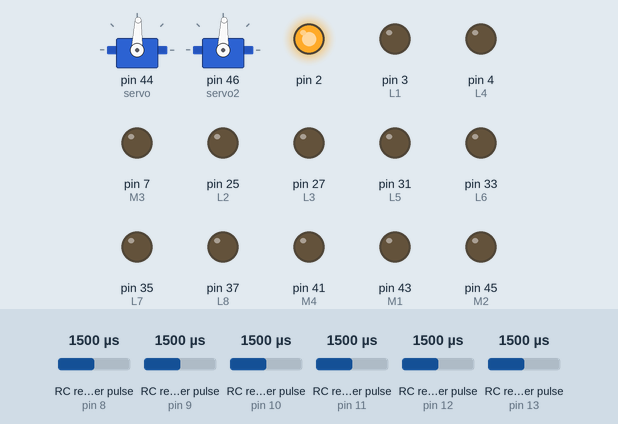
A sketch run on a simulated Arduino Mega 2560, built with avr-gcc and run on an emulated ATmega2560. Parts: 2 × servo, output pins drawn as LEDs (lit = HIGH). Wiring (inferred from the names in the program): 6 × RC receiver channel: data pin 8 / data pin 9 / data pin 10 / data pin 11 / data pin 12 / data pin 13. The inputs (shaded band) are chosen by the test bench; at power-on: RC receiver pulse (sensors on pin 8, pin 9, pin 13, pin 10, pin 11, pin 12) 1500 µs.

Above: at 1.2 s.
1.3 s: RC receiver pulse (sensor on pin 8) set to 1326 µs
2.8 s: RC receiver pulse (sensor on pin 8) set to 1308 µs
At 3.7 s:
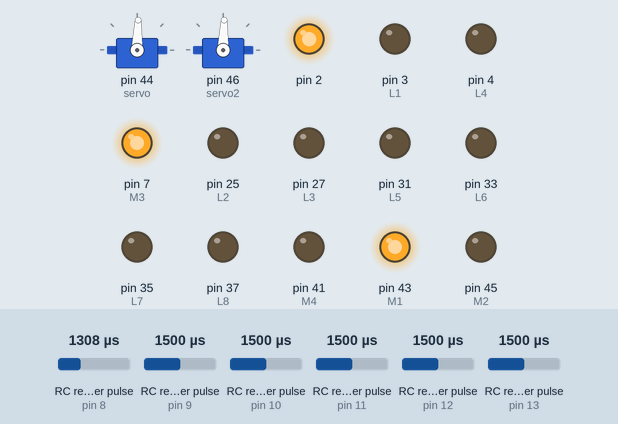
4.4 s: RC receiver pulse (sensor on pin 9) set to 1142 µs
5.9 s: RC receiver pulse (sensor on pin 9) set to 1121 µs
At 7.3 s:
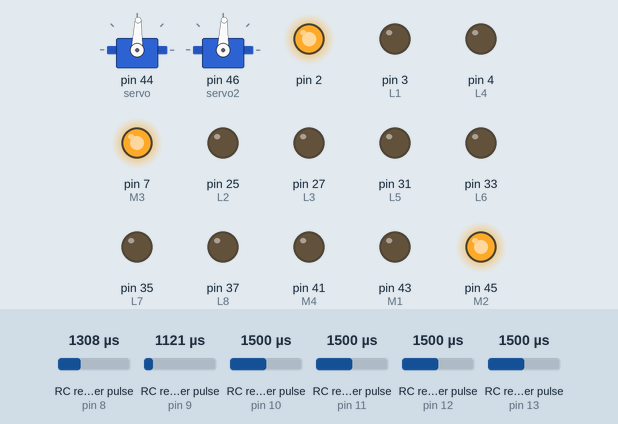
7.6 s: RC receiver pulse (sensor on pin 13) set to 1522 µs
At 8.6 s:
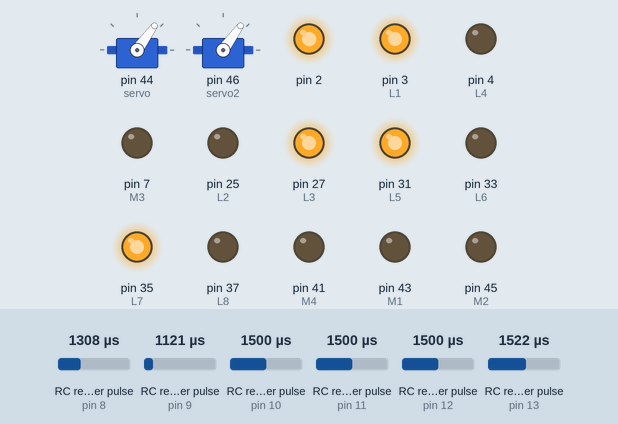
9.2 s: RC receiver pulse (sensor on pin 10) set to 1980 µs
At 9.8 s:
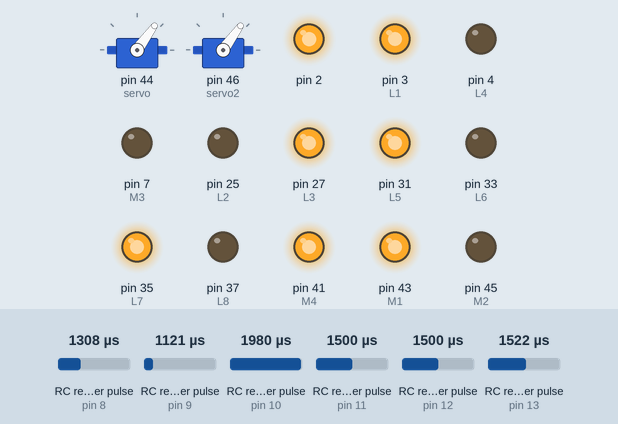
Timing chart, 0 to 11.8 s (numbered marks = the images above; inputs shaded):
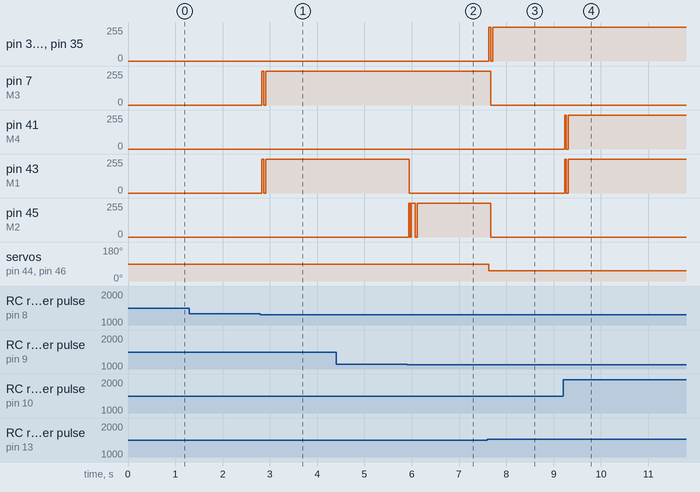

The sketch:

arduino_mega.ino
```cpp
#define CH1 8
#define CH2 9
#define CH3 10
#define CH4 11
#define CH5 12
#define CH6 13
#define M1 43
#define M2 45
#define M3 7
#define M4 41
#define L1 3
#define L2 25
#define L3 27
#define L4 4
#define L5 31
#define L6 33
#define L7 35
#define L8 37
#define trigPin 6
#define echoPin 5
#include<Servo.h>
Servo servo,servo2;
int ch1Value;
int ch2Value;
int ch3Value;
int ch4Value;
int ch5Value;
int h;
bool ch6Value;
int readChannel(int channelInput, int minLimit, int maxLimit, int defaultValue){
  int ch = pulseIn(channelInput, HIGH, 30000);
  if (ch < 100) return defaultValue;
  return map(ch, 1000, 2000, minLimit, maxLimit);
}
bool readSwitch(byte channelInput, bool defaultValue){
  int intDefaultValue = (defaultValue)? 100: 0;
  int ch = readChannel(channelInput, 0, 100, intDefaultValue);
  return (ch > 50);
}
void setup(){
  Serial.begin(9600);
  servo.attach(44);
  servo2.attach(46);
  pinMode(CH1, INPUT);
  pinMode(CH2, INPUT);
  pinMode(CH3, INPUT);
  pinMode(CH4, INPUT);
  pinMode(CH5, INPUT);
  pinMode(CH6, INPUT);
  pinMode(M1,OUTPUT);
  pinMode(M2,OUTPUT);
  pinMode(M3,OUTPUT);
  pinMode(M4,OUTPUT);
  pinMode(L1,OUTPUT);
  pinMode(L2,OUTPUT);
  pinMode(L3,OUTPUT);
  pinMode(L4,OUTPUT);
  pinMode(L5,OUTPUT);
  pinMode(L6,OUTPUT);
  pinMode(L7,OUTPUT);
  pinMode(L8,OUTPUT);
  pinMode(2,OUTPUT);
  pinMode(trigPin, OUTPUT);
  pinMode(echoPin, INPUT);
  digitalWrite(2,1);
}
long getDistance()
{
  long duration, distance;
  digitalWrite(trigPin, LOW);
  delayMicroseconds(2);
  digitalWrite(trigPin, HIGH);
  delayMicroseconds(10);
  digitalWrite(trigPin, LOW);
  duration = pulseIn(echoPin, HIGH);
  distance = duration * 0.034 / 2;
  if (distance >= 200 || distance <= 0) return -1;
  else  return distance;
}
void left()
{
  digitalWrite(M1,HIGH);
  digitalWrite(M2,LOW);
  digitalWrite(M3,HIGH);
  digitalWrite(M4,LOW);
}
void right()
{
  digitalWrite(M1,LOW);
  digitalWrite(M2,HIGH);
  digitalWrite(M3,LOW);
  digitalWrite(M4,HIGH);
}
void forward()
{
  digitalWrite(M1,HIGH);
  digitalWrite(M2,LOW);
  digitalWrite(M3,LOW);
  digitalWrite(M4,HIGH);
}
void back()
{
  digitalWrite(M1,LOW);
  digitalWrite(M2,HIGH);
  digitalWrite(M3,HIGH);
  digitalWrite(M4,LOW);
}
void stop()
{
  digitalWrite(M1,LOW);
  digitalWrite(M2,LOW);
  digitalWrite(M3,LOW);
  digitalWrite(M4,LOW);
}
void LUp()
{
  digitalWrite(25,1);
  digitalWrite(3,0);
  digitalWrite(27,0);
  digitalWrite(4,1);
  digitalWrite(31,0);
  digitalWrite(33,1);
  digitalWrite(35,0);
  digitalWrite(37,1);
}
void LDown()
{
  digitalWrite(25,0);
  digitalWrite(3,1);
  digitalWrite(27,1);
  digitalWrite(4,0);
  digitalWrite(31,1);
  digitalWrite(33,0);
  digitalWrite(35,1);
  digitalWrite(37,0);
}
void LStop()
{
  digitalWrite(25,0);
  digitalWrite(3,0);
  digitalWrite(27,0);
  digitalWrite(4,0);
  digitalWrite(31,0);
  digitalWrite(33,0);
  digitalWrite(35,0);
  digitalWrite(37,0);
}
void loop() {
  if(Serial.available())
  {
      h=Serial.readString().toInt();
      int mapVal=map(h,0,480,0,20);
      while (mapVal<getDistance())
      {
        LUp();
      }
      LStop();
  }
  ch1Value = readChannel(CH1, 0, 176, 88);
  ch2Value = readChannel(CH2, -100, 100, 0);
  ch3Value = readChannel(CH3, -100, 100, -100);
  ch4Value = readChannel(CH4, -100, 100, 0);
  ch5Value = readChannel(CH5, -100, 100, 0);
  ch6Value = readSwitch(CH6, false);

  if(ch6Value==0)
  {
    stop();
    LStop();
    servo.write(88);
    servo2.write(88);
    if (ch2Value>=75)
    {
      forward();
    }
    else if(ch2Value<=-75)
    {
      back();
    }
    else if(ch1Value>=100)
    {
      right();
    }
    else if(ch1Value<=55)
    {
      left();
    }
    else
    {
      stop();
    }
  }
  else
  {
    stop();
    LStop();
    servo.write(ch1Value);
    servo2.write(ch1Value);
    if(ch2Value>=75)
      LUp();
    else if(ch2Value<=-75)
      LDown();
    else
      LStop();
    if(ch3Value>=55)
      forward();
    else
      stop();
  }
}
```

Measured:
- the behaviour switches between 1318 and 1317 µs on RC receiver pulse (sensor on pin 8) (found by bisection; images 0 and 1)
- the behaviour switches between 1129 and 1128 µs on RC receiver pulse (sensor on pin 9) (found by bisection; images 1 and 2)
- the behaviour switches between 1508 and 1509 µs on RC receiver pulse (sensor on pin 13) (found by bisection; images 2 and 3)
- after the input at 1.3 s, every drawn part: stays the same
- after the input at 2.8 s, pin 7 (M3), pin 43 (M1): 0/255 → 253/255 at once
- after the input at 4.4 s, every drawn part: stays the same
- after the input at 5.9 s, pin 43 (M1): 253/255 → 0/255 after 0.05 s; pin 45 (M2): 0/255 → 255/255 at once, → 253/255 0.14 s later
- after the input at 7.6 s, pin 3 (L1), pin 27 (L3), pin 31 (L5), pin 35 (L7): 0/255 → 253/255 at once; pin 7 (M3), pin 45 (M2): 253/255 → 0/255 after 0.07 s; servo on pin 44 (servo), servo on pin 46 (servo2): 88° → 54° at once
- after the input at 9.2 s, pin 41 (M4), pin 43 (M1): 0/255 → 252/255 at once
